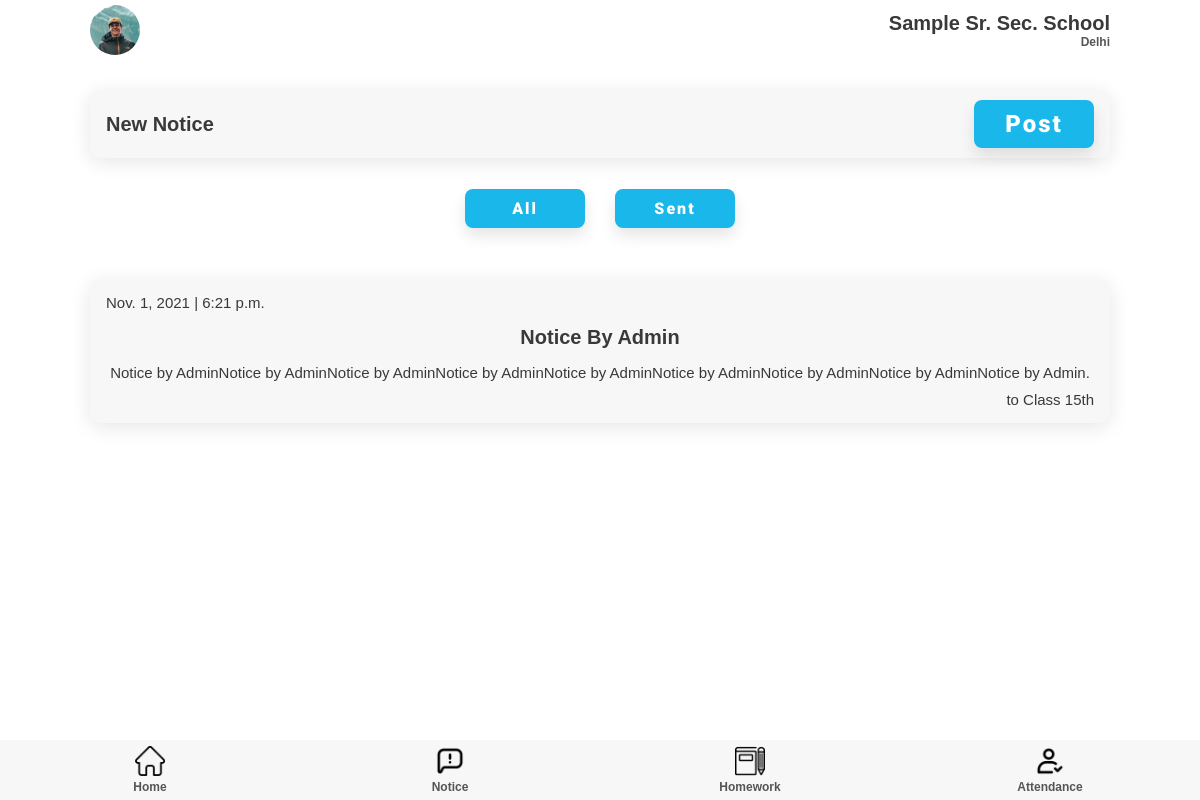
The app's page /notice/teacher/showNotice/ (signed in) with its own data.
### notice/models.py (models this page shows)
class receiver(models.Model):
        note = models.ForeignKey(notice, on_delete=models.CASCADE)
        receiver = models.ForeignKey(classSection, on_delete=models.CASCADE)
        posted_by = models.ForeignKey(User, on_delete=models.CASCADE)

class notice(models.Model):
        topic = models.CharField(max_length=200)
        desc = models.CharField(max_length=2000)
        date = models.DateTimeField(auto_now=True)

### teacher/models.py (models this page shows)
class classSection(models.Model):
    Class = models.IntegerField()
    section = models.CharField(max_length=50)
    teacher = models.OneToOneField(teacher, on_delete=models.PROTECT)

### notice/views.py (the view)
# urls.py: path('teacher/showNotice/', views.showNotice, name='showNotice'),
def showNotice(request):
    receivers = receiver.objects.filter(posted_by = request.user)
    return render(request, 'addNotice.html', {'receivers': receivers})

### templates/teacher/addNotice.html
{% extends 'attendance.html' %}
{% load static %}
{% block extra-head %}
    <link rel="stylesheet" href="{% static '/css/style.css' %}" />
    <link rel="stylesheet" href="{% static '/css/attendance.css' %}" />
    <link rel="stylesheet" href="{% static '/css/notice.css' %}" />
{% endblock extra-head %}
{% block content %}
<section id="main">
      <section id="start-att">
        <div class="component-back">
          <div>
            <h2>New Notice</h2>
          </div>
          <a href="{% url 'notice:createNotice' %}"
            ><button class="btn btn-lg">Post</button></a
          >
        </div>
      </section>
      <section class="notice-toggle">
        <div class="notice-buttons">
          <button class="btn btn-md">All</button>
          <button class="btn btn-md">Sent</button>
        </div>
      </section>
      <section id="home-menu">
        <div class="home-menu">
          {% for receiver in receivers %}
          <div class="menu-list notice-list">
            <p>{{ receiver.note.date.date }} | {{ receiver.note.date.time }}</p>
            <h2>{{ receiver.note.topic }}</h2>
            <p>
              {{ receiver.note.desc }}
            </p>
            <p>to Class {{ receiver.receiver.Class }}th</p>
          </div>
          {% endfor %}
        </div>
      </section>
</section>
{% endblock content %}

### static/css/style.css (style rules this page uses)
:root { --dark-green: #1ab7ea; --light-green: #9cdabd; --dark-red: #fb3f4a; --light-red: #fb878e; --light-red: #2196f3; --light-grey: #f7f7f8; --dark-grey: #e7e7e8; --dark: #393939; --faded: #555555; --center-width: 85%; }
* { box-sizing: border-box; margin: 0; padding: 0; }
body { font-family: "Arial", sans-serif; -webkit-font-smoothing: antialiased; }
a { text-decoration: none; }
* { margin: 0; padding: 0; }
#main { margin: auto; margin-bottom: 60px; width: 100%; background-color: #fff; }
.home-menu, .goto { margin: 35px auto 0; width: var(--center-width); display: flex; flex-direction: column; justify-content: space-between; }
.menu-list, .component-back { background-color: var(--light-grey); border-radius: 10px; display: flex; justify-content: space-between; align-items: center; margin: 1em 0; padding: 10px 16px; transition: all 0.5s ease 0s; box-shadow: 0px 4px 20px rgba(0, 0, 0, 0.1); }
.btn { display: inline-block; background: var(--dark-green); color: #fff; padding: 10px 15px; min-width: 120px; font-size: 1rem; text-align: center; border: none; cursor: pointer; outline: none; box-shadow: 0px 8px 15px rgba(0, 0, 0, 0.1); transition: all 0.3s ease 0s; border-radius: 8px; letter-spacing: 2px; font-family: "Roboto", sans-serif; font-weight: 900; }
.btn-lg { font-size: 1.5rem; }
.btn-md { font-size: 1rem; }
p { color: var(--dark); font-size: 15px; font-weight: 300; }
h2 { color: var(--dark); text-transform: capitalize; font-size: 20px; font-weight: 600; }

### static/css/attendance.css (style rules this page uses)
#start-att { width: 85%; margin: auto; }

### static/css/notice.css (style rules this page uses)
.notice-list { flex-direction: column; }
.notice-list > p:nth-child(1) { align-self: baseline; }
.notice-list > p:nth-child(4) { align-self: end; }
.notice-list > * { margin: 5px 0px; }
.notice-list h2 { margin: 10px 0; }
.notice-toggle { margin: auto; }
.notice-buttons { display: flex; justify-content: center; }
.notice-toggle .notice-buttons .btn { margin: 15px 15px 0 15px; }

### records on screen
receiver: note "Nov. 1, 2021", note.date.time "6:21 p.m.", note.topic "Notice By Admin", note.desc "Notice by AdminNotice by AdminNotice by AdminNotice by AdminNotice by AdminNotice by AdminNotice by AdminNotice by AdminNotice by Admin.", receiver.Class "15"
